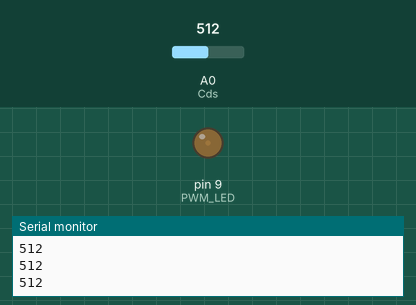
The sketch below on a simulated Arduino Uno, built with avr-gcc and run on an emulated ATmega328P. Parts: output pins drawn as LEDs (lit = HIGH), the last lines printed to the serial monitor. The test bench sets the inputs (shaded band); at power-on: A0 (Cds) = 512.

Above: at 1.3 s.
1.4 s: A0 (Cds) set to 940
At 2.7 s:
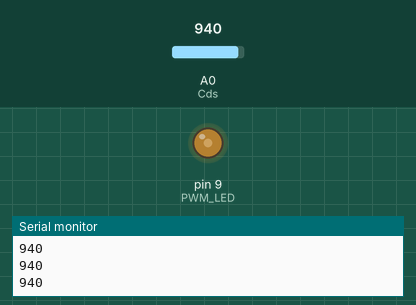
3.0 s: A0 (Cds) set to 972
At 4.1 s:
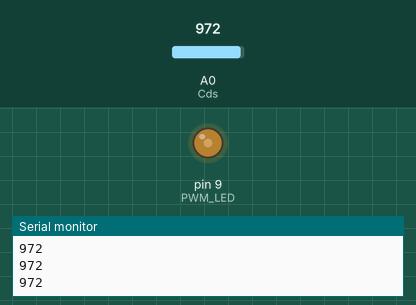
4.5 s: A0 (Cds) set to 990
At 5.3 s:
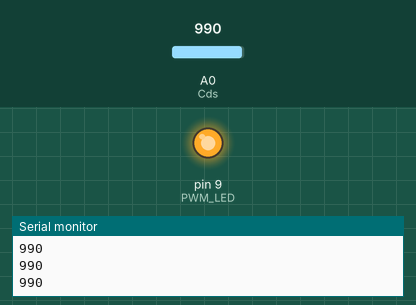
6.0 s: A0 (Cds) set to 0
At 6.5 s:
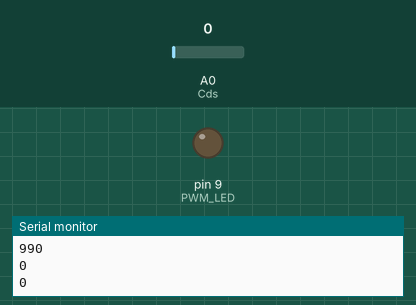
7.5 s: A0 (Cds) set to 35
9.0 s: A0 (Cds) set to 44
At 10.0 s:
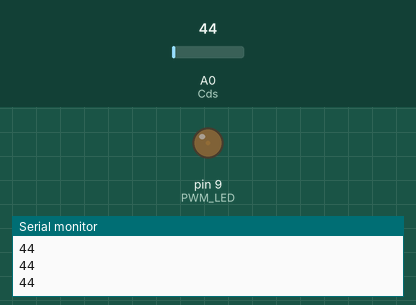
Timing chart, 0 to 11.5 s (numbered marks = the images above; inputs shaded):
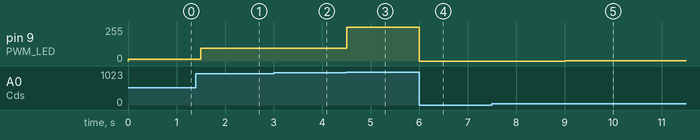

The sketch:

tilt_switch.ino
```cpp
#define Cds A0
#define PWM_LED 9

void setup() {
  Serial.begin(9600);
  pinMode(Cds, INPUT);
  pinMode(PWM_LED, OUTPUT);

}

void loop() {
  char led;
  int value = analogRead(Cds);
  Serial.println(value);
  Serial.println(value);

  if(value>1000)
    led=value/4;
  else if(value>980 && value<=1000)
    led=value/7;
  else if(value>950 && value<=980)
    led=value/10;
  else if(value>930 && value<=950)
    led=value/10;
  else if(value>900 && value<=930)
    led=value/13;
  else if(value>870 && value<=900)
    led=value/16;
  else if(value>850 && value<=870)
    led=value/19;
  else if(value>830 && value<=850)
    led=value/22;
  else if(value>800 && value<=830)
    led=value/25;
  else if(value>780 && value<=800)
    led=value/28;
  else if(value>750 && value<=780)
    led=value/31;
  else if(value>730 && value<=750)
    led=value/34;
  else
    led=value/40;


  analogWrite(PWM_LED, led);

  delay(500);
}
```

Measured:
- the behaviour switches between 980 and 981 on A0 (Cds) (found by bisection; images 2 and 3)
- after the input at 1.4 s, pin 9 (PWM_LED): 12/255 → 94/255 after 0.10 s
- after the input at 3.0 s, pin 9 (PWM_LED): 94/255 → 97/255 at once
- after the input at 4.5 s, pin 9 (PWM_LED): 97/255 → 255/255 at once
- after the input at 6.0 s, pin 9 (PWM_LED): 255/255 → 0/255 at once
- after the input at 9.0 s, pin 9 (PWM_LED): 0/255 → 1/255 at once
